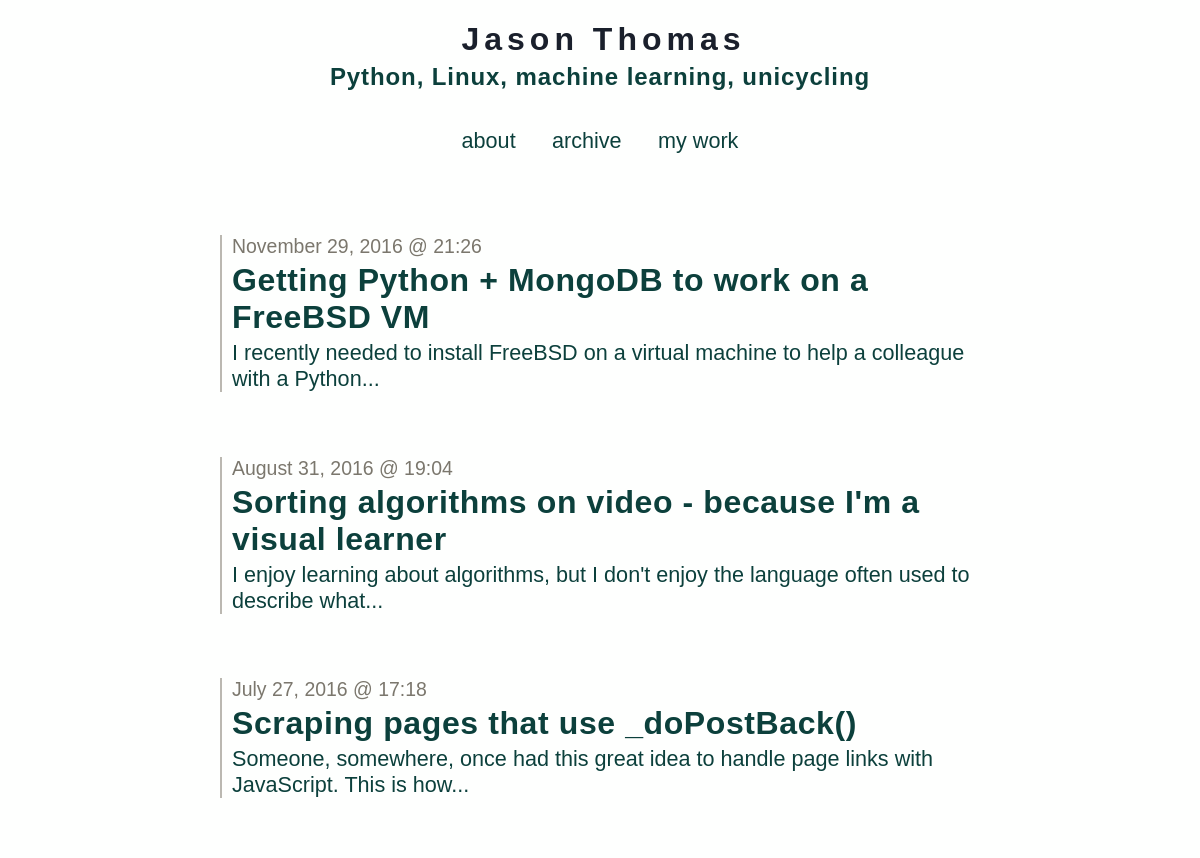
Page /archive (upper part) on the earlier database version.
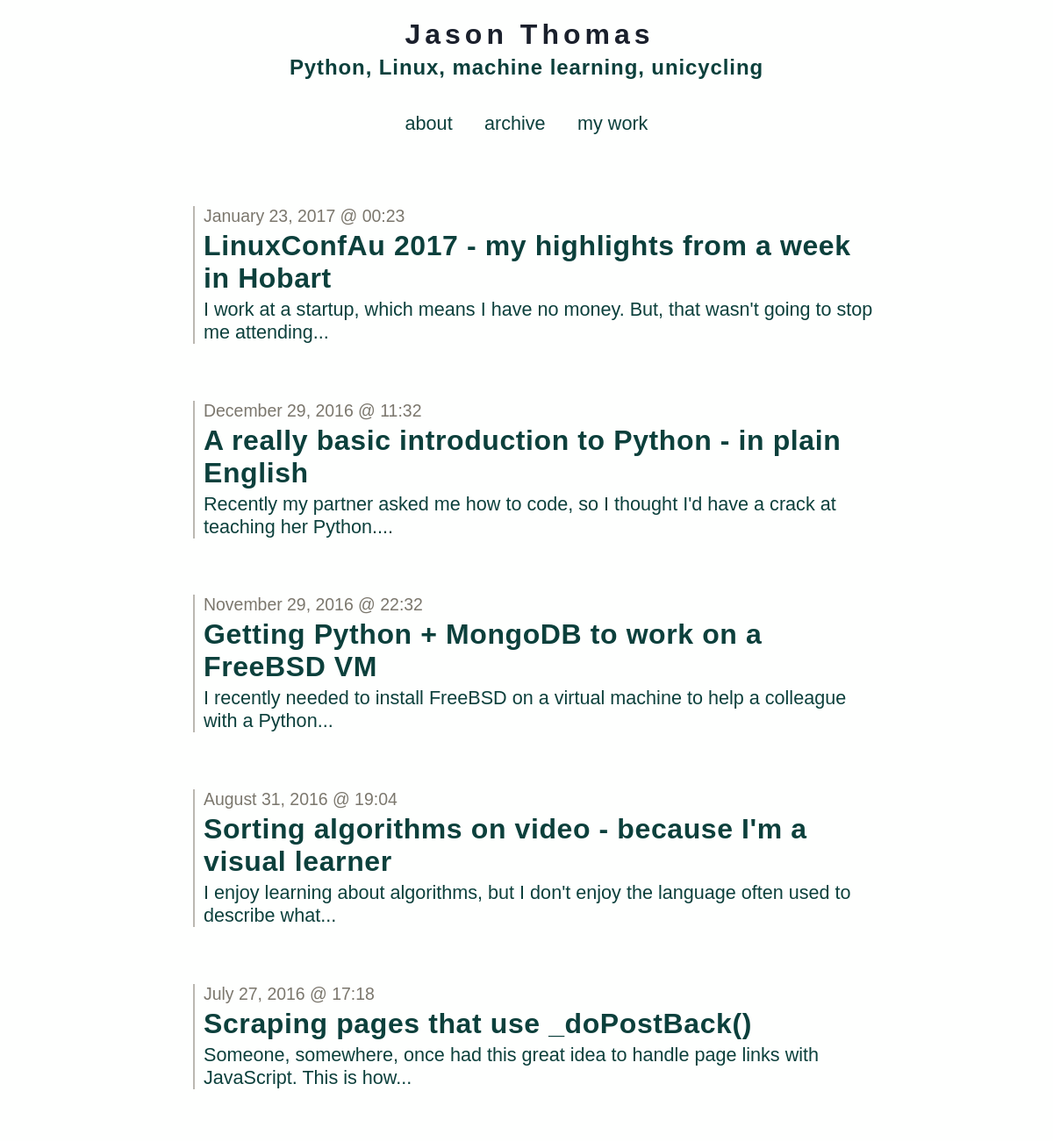
Same page on the later database version.
### tables this page shows
CREATE TABLE entries (
  id integer primary key autoincrement,
  entryDate date not null,
  title text not null,
  text text not null
);

### app.py (the view)
@app.route('/archive')
def show_archive():
    session.pop('logged_in', None)
    entries = getSqlRecords()
    return render_template('show_archive.html', entries=entries)

### app.py (called while the page is built)
def connect_db():
    return sqlite3.connect(app.config['DATABASE'])

def getSqlRecords():
    cursor = g.db.execute('select title, entryDate, text from entries order by id asc')
    entries = [dict(title=row[0], date=row[1], text=row[2]) for row in cursor.fetchall()]
    return entries

@app.before_request
def before_request():
    g.db = connect_db()

@app.teardown_request
def teardown_request(exception):
    db = getattr(g, 'db', None)
    if db is not None:
        db.close()

### templates/show_archive.html
{% extends "layout.html" %}
{% block body %}
  <ul class=entries>
  {% set entry_length=entries|length %}
  {% if entry_length > 0 %}
    {% for entry in entries|reverse() %}
      {% set this_entry_i=entry_length-loop.index %}
      <li class=archiveLink value=><a href="/post?postNum={{this_entry_i}}"><p class=dateText>{{ entry.date|safe }}</p><h2>{{ entry.title }}</h2> <p>{{entry.text|striptags|truncate(100) }}</p></a>
    {% endfor %}
  {% else %}
    <li><em>Why not say something?</em>
  {% endif %}
  </ul>
{% endblock %}

### templates/layout.html (shortened to what this page needs)
<!doctype html>
<link rel="stylesheet" href="{{ url_for('static', filename='default.css') }}">
<link rel=stylesheet type=text/css href="{{ url_for('static', filename='style.css') }}">
<div class=topBanner>
  <a href="/">
    <h1>Jason Thomas</h1>
    <h4>Python, Linux, machine learning, unicycling</h4>
  </a>
</div>
<div class=topLinks>
  <a href="{{ url_for('about') }}">about</a>
  <a href="{{ url_for('show_archive') }}">archive</a>
  <a href="{{ url_for('my_work') }}">my work</a>
</div>
<div class=page>
  {% block body %}{% endblock %}
</div>

### static/style.css (style rules this page uses)
a,h2,h3 { color: #0C403C; }
a:link { text-decoration: none; }
h1,h2,h3,h4 { letter-spacing: 0.6px; }
.page { margin: 3em auto; padding: .8em; max-width: 800px; }
.page a { text-decoration: underline; }
li { margin-bottom: 3em; list-style: none; padding-left:10px; border-left: 2px solid #BBB8B1; margin-left:10px; }
.archiveLink * { cursor:pointer; margin-bottom: 0.125em; margin-top: 0.125em; }
.archiveLink a { text-decoration: none; }
ul { padding-left:10px; }
.topBanner { width: 100%; text-align: center; cursor: pointer; }
.topBanner h1 { font-size: 4.0vh; margin-bottom:5px; letter-spacing:5px; margin-left:7px; color: #1A202C; }
.topBanner h4 { font-size: 3.0vh; letter-spacing:0.9px; margin-top:5px; color: #0C403C; }
.metanav, .topLinks { text-align: center; font-size: 0.9em; padding: 0.3em; }
.topLinks * { margin: 0.75em; margin-top: 0; }
.dateText { margin-bottom:0px; color: #7B776D; font-size:90%; }
h1 { font-size: 4.0vh; }
h2 { font-size: 4.0vh; }
h4 { font-size: 3.2vh; }
p, a, code, li { font-size: 2.7vh; }

Differences in the rows shown:
removed entries: date "November 29, 2016 @ 21:26", title "Getting Python + MongoDB to work on a FreeBSD VM", text "I recently needed to install FreeBSD on a virtual machine to help a colleague with a Python..."
added entries: date "January 23, 2017 @ 00:23", title "LinuxConfAu 2017 - my highlights from a week in Hobart", text "I work at a startup, which means I have no money. But, that wasn't going to stop me attending..."
added entries: date "December 29, 2016 @ 11:32", title "A really basic introduction to Python - in plain English", text "Recently my partner asked me how to code, so I thought I'd have a crack at teaching her Python...."
added entries: date "November 29, 2016 @ 22:32", title "Getting Python + MongoDB to work on a FreeBSD VM", text "I recently needed to install FreeBSD on a virtual machine to help a colleague with a Python..."
